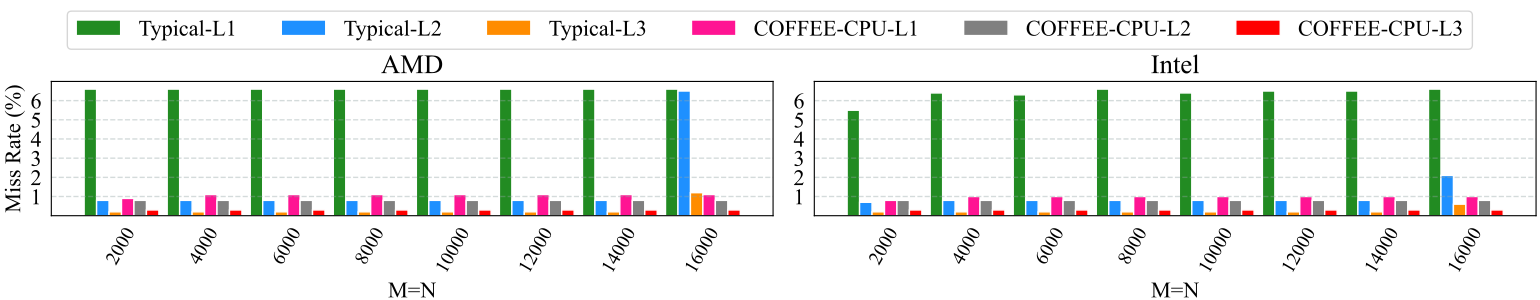

The script that drew this image:
import numpy as np
from matplotlib import pyplot as plt

plt.rc('font', family='Times New Roman', size=16)

def draw_Histogram():
	fig = plt.figure(figsize=(16,3))
	
	ax = fig.add_subplot(1,2,1)
	ax.set_title('AMD')
	x = [1,2,3,4,5,6,7,8]
	y = [1,2,3,4,5,6]
	Y1 = [6.6,6.6,6.6,6.6,6.6,6.6,6.6,6.6]
	Y2 = [0.8,0.8,0.8,0.8,0.8,0.8,0.8,6.5]
	Y3 = [0.2,0.2,0.2,0.2,0.2,0.2,0.2,1.2]
	Y4 = [0.9,1.1,1.1,1.1,1.1,1.1,1.1,1.1]
	Y5 = [0.8,0.8,0.8,0.8,0.8,0.8,0.8,0.8]
	Y6 = [0.3,0.3,0.3,0.3,0.3,0.3,0.3,0.3]
	index = np.arange(8)+1  
	bar_width = 0.15
	opacity = 1.0
	rec1 = plt.bar(index-bar_width*2.5,Y1,bar_width,alpha=opacity,facecolor = 'forestgreen',edgecolor = 'white',label='Typical-L1')
	rec2 = plt.bar(index-bar_width*1.5,Y2,bar_width,alpha=opacity,facecolor = 'dodgerblue',edgecolor = 'white',label='Typical-L2')
	rec3 = plt.bar(index-bar_width*0.5,Y3,bar_width,alpha=opacity,facecolor = 'darkorange',edgecolor = 'white',label='Typical-L3')
	rec4 = plt.bar(index+bar_width*0.5,Y4,bar_width,alpha=opacity,facecolor = 'deeppink',edgecolor = 'white',label='COFFEE-CPU-L1')
	rec5 = plt.bar(index+bar_width*1.5,Y5,bar_width,alpha=opacity,facecolor = 'grey',edgecolor = 'white',label='COFFEE-CPU-L2')
	rec6 = plt.bar(index+bar_width*2.5,Y6,bar_width,alpha=opacity,facecolor = 'red',edgecolor = 'white',label='COFFEE-CPU-L3')
	plt.ylim(0,7)
	plt.xticks(x ,['2000','4000','6000','8000','10000','12000','14000','16000'],rotation=60,fontsize=14)
	plt.yticks(y)
	plt.grid(color='#95a5a6',linestyle='--', linewidth=1 ,axis='y',alpha=0.4)
	ax.tick_params(left=False, bottom=False)
	plt.xlabel('M=N')  
	plt.ylabel('Miss Rate (%)') 
	
	bx = fig.add_subplot(1,2,2)
	bx.set_title('Intel')
	x = [1,2,3,4,5,6,7,8]
	y = [1,2,3,4,5,6]
	Y1 = [5.5,6.4,6.3,6.6,6.4,6.5,6.5,6.6]
	Y2 = [0.7,0.8,0.8,0.8,0.8,0.8,0.8,2.1]
	Y3 = [0.2,0.2,0.2,0.2,0.2,0.2,0.2,0.6]
	Y4 = [0.8,1.0,1.0,1.0,1.0,1.0,1.0,1.0]
	Y5 = [0.8,0.8,0.8,0.8,0.8,0.8,0.8,0.8]
	Y6 = [0.3,0.3,0.3,0.3,0.3,0.3,0.3,0.3]
	index = np.arange(8)+1  
	bar_width = 0.15
	opacity = 1.0
	rec1 = plt.bar(index-bar_width*2.5,Y1,bar_width,alpha=opacity,facecolor = 'forestgreen',edgecolor = 'white',label='Typical-L1')
	rec2 = plt.bar(index-bar_width*1.5,Y2,bar_width,alpha=opacity,facecolor = 'dodgerblue',edgecolor = 'white',label='Typical-L2')
	rec3 = plt.bar(index-bar_width*0.5,Y3,bar_width,alpha=opacity,facecolor = 'darkorange',edgecolor = 'white',label='Typical-L3')
	rec4 = plt.bar(index+bar_width*0.5,Y4,bar_width,alpha=opacity,facecolor = 'deeppink',edgecolor = 'white',label='COFFEE-CPU-L1')
	rec5 = plt.bar(index+bar_width*1.5,Y5,bar_width,alpha=opacity,facecolor = 'grey',edgecolor = 'white',label='COFFEE-CPU-L2')
	rec6 = plt.bar(index+bar_width*2.5,Y6,bar_width,alpha=opacity,facecolor = 'red',edgecolor = 'white',label='COFFEE-CPU-L3')
	plt.ylim(0,7)
	plt.xticks(x ,['2000','4000','6000','8000','10000','12000','14000','16000'],rotation=60,fontsize=14) 
	plt.yticks(y)
	plt.grid(color='#95a5a6',linestyle='--', linewidth=1 ,axis='y',alpha=0.4)
	bx.tick_params(left=False, bottom=False)
	plt.xlabel('M=N')  
	
	lines, labels = fig.axes[-1].get_legend_handles_labels()
	fig.legend(lines, labels, loc = 'upper center', ncol = 6)
	plt.show() 

draw_Histogram()
